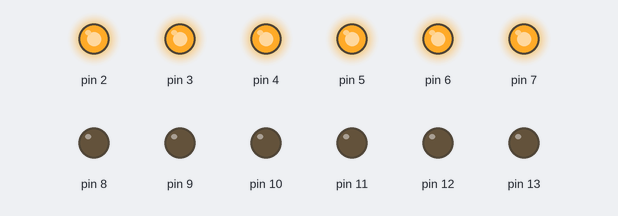
This sketch was run on a simulated Arduino Uno, built with avr-gcc and run on an emulated ATmega328P. Parts: output pins drawn as LEDs (lit = HIGH).

Above: at 0.2 s.
At 0.7 s:
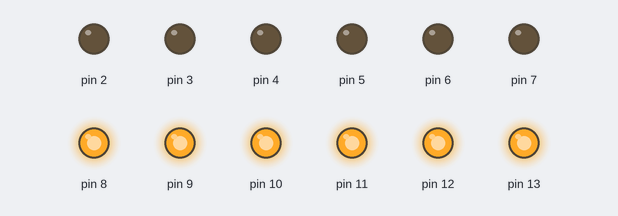
At 2.2 s:
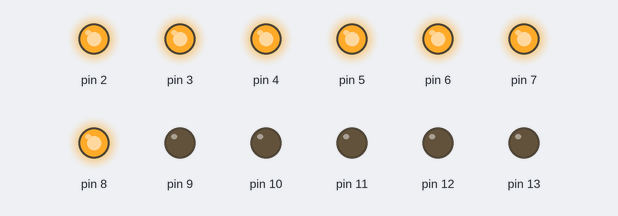
Timing chart, 0 to 3.0 s (numbered marks = the images above):
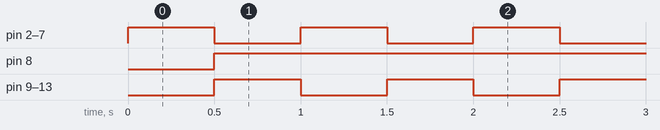

The sketch:

week03_2_arduino_delay_blink.ino
```cpp
// week03_2_arduino_delay_blink
// 用delay()來延後，控制發亮的時間
void setup() {
  pinMode(2, INPUT_PULLUP);
  for(int i=2; i<=13 ;i++)pinMode(i,OUTPUT);
}

void loop() {
    for(int i=2; i<=7; i++)digitalWrite(i,HIGH);
    for(int i=9; i<=13; i++)digitalWrite(i,LOW);
    delay(500);
    for(int i=2; i<=7; i++)digitalWrite(i,LOW);
    for(int i=8; i<=13; i++)digitalWrite(i,HIGH);
    delay(500);
}
```

Measured:
- by itself, pin 2–7, pin 9–13: alternates HIGH for 0.50 s and LOW for 0.50 s
- by itself, pin 8: LOW → HIGH at 0.50 s
